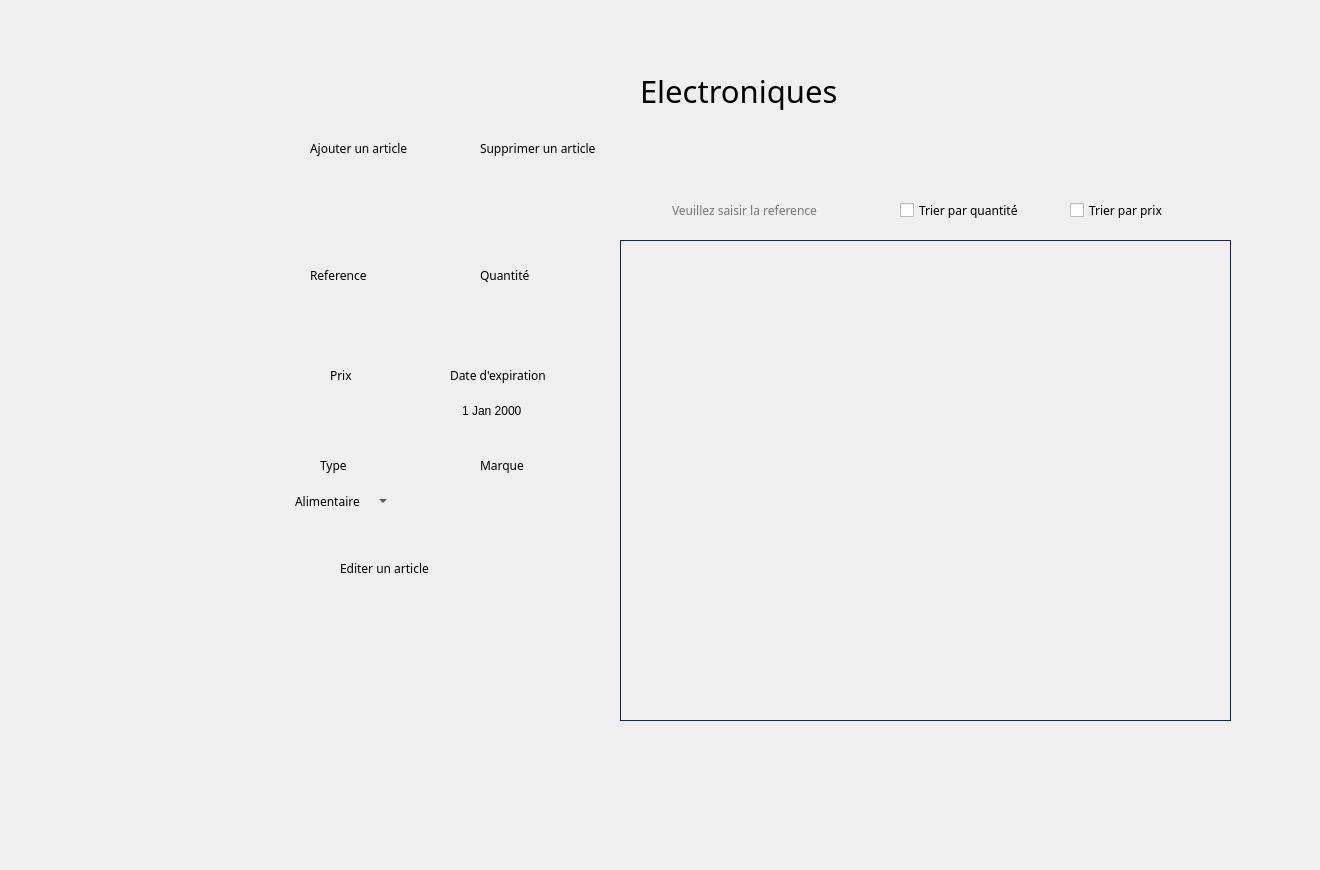
    <widget class="QWidget" name="page_5">
     <widget class="QLabel" name="label_344">
      <property name="geometry">
       <rect>
        <x>480</x>
        <y>260</y>
        <width>91</width>
        <height>31</height>
       </rect>
      </property>
      <property name="font">
       <font>
        <family>Montserrat Alternates Medium</family>
       </font>
      </property>
      <property name="text">
       <string>Quantité</string>
      </property>
     </widget>
     <widget class="QTableView" name="tableView_15">
      <property name="geometry">
       <rect>
        <x>620</x>
        <y>240</y>
        <width>611</width>
        <height>481</height>
       </rect>
      </property>
      <property name="styleSheet">
       <string notr="true">QTableView{
	background-color: transparent;
	gridline-color: #606060;
	color: #000000;
	alternate-background-color: #b5b5b1;
	border : 1px solid #1c2340;
	qproperty-defaultAlignment: AlignHCenter;
}
QTableView::item:focus
{
  	background-color: #939393;
	font-weight: 500;
}
QTableView::item
{
   text-align: center;
qproperty-defaultAlignment: AlignHCenter;
}

QHeaderView {
	background-color: #6ac6ad;
	qproperty-defaultAlignment: AlignHCenter;
 }
QHeaderView::section {
                     spacing: 10px;
                     background-color: #6ac6ad;
                     color: #757575;
                     margin: 1px;
					 border: 0;
                     text-align: center;
                     font-family: arial;
                     font-size: 12px;
 }

QTableView QTableCornerButton::section {
    background-color: #6ac6ad;
}</string>
      </property>
     </widget>
     <widget class="QLabel" name="label_345">
      <property name="geometry">
       <rect>
        <x>280</x>
        <y>280</y>
        <width>131</width>
        <height>61</height>
       </rect>
      </property>
      <property name="text">
       <string/>
      </property>
      <property name="pixmap">
       <pixmap>../../Downloads/saisir.png</pixmap>
      </property>
      <property name="scaledContents">
       <bool>true</bool>
      </property>
     </widget>
     <widget class="QCheckBox" name="prix_6">
      <property name="geometry">
       <rect>
        <x>1070</x>
        <y>200</y>
        <width>141</width>
        <height>20</height>
       </rect>
      </property>
      <property name="font">
       <font>
        <family>Montserrat Alternates</family>
       </font>
      </property>
      <property name="text">
       <string>Trier par prix</string>
      </property>
     </widget>
     <widget class="QLabel" name="label_346">
      <property name="geometry">
       <rect>
        <x>450</x>
        <y>360</y>
        <width>131</width>
        <height>31</height>
       </rect>
      </property>
      <property name="font">
       <font>
        <family>Montserrat Alternates Medium</family>
       </font>
      </property>
      <property name="text">
       <string>Date d'expiration</string>
      </property>
     </widget>
     <widget class="QLabel" name="label_347">
      <property name="geometry">
       <rect>
        <x>440</x>
        <y>470</y>
        <width>151</width>
        <height>61</height>
       </rect>
      </property>
      <property name="text">
       <string/>
      </property>
      <property name="pixmap">
       <pixmap>../../Downloads/saisir.png</pixmap>
      </property>
      <property name="scaledContents">
       <bool>true</bool>
      </property>
     </widget>
     <widget class="QLineEdit" name="lineEdit_3">
      <property name="geometry">
       <rect>
        <x>670</x>
        <y>195</y>
        <width>201</width>
        <height>31</height>
       </rect>
      </property>
      <property name="font">
       <font>
        <family>Montserrat Alternates</family>
       </font>
      </property>
      <property name="styleSheet">
       <string notr="true">QLineEdit {background:transparent;
border: transparent;}</string>
      </property>
      <property name="alignment">
       <set>Qt::AlignJustify|Qt::AlignVCenter</set>
      </property>
      <property name="placeholderText">
       <string>Veuillez saisir la reference</string>
      </property>
     </widget>
     <widget class="QLineEdit" name="reff_5">
      <property name="geometry">
       <rect>
        <x>300</x>
        <y>300</y>
        <width>91</width>
        <height>22</height>
       </rect>
      </property>
      <property name="styleSheet">
       <string notr="true">QLineEdit { background-color: transparent;
border: transparent;}</string>
      </property>
     </widget>
     <widget class="QLineEdit" name="modifMarque_8">
      <property name="geometry">
       <rect>
        <x>460</x>
        <y>490</y>
        <width>121</width>
        <height>22</height>
       </rect>
      </property>
      <property name="styleSheet">
       <string notr="true">QLineEdit { background-color: transparent;
border: transparent;}</string>
      </property>
     </widget>
     <widget class="QLabel" name="label_348">
      <property name="geometry">
       <rect>
        <x>-20</x>
        <y>-30</y>
        <width>1311</width>
        <height>861</height>
       </rect>
      </property>
      <property name="text">
       <string/>
      </property>
      <property name="pixmap">
       <pixmap>../../Desktop/anglais/projet c++ design/bg2.png</pixmap>
      </property>
      <property name="scaledContents">
       <bool>true</bool>
      </property>
     </widget>
     <widget class="QLabel" name="label_349">
      <property name="geometry">
       <rect>
        <x>440</x>
        <y>380</y>
        <width>151</width>
        <height>61</height>
       </rect>
      </property>
      <property name="text">
       <string/>
      </property>
      <property name="pixmap">
       <pixmap>../../Downloads/saisir.png</pixmap>
      </property>
      <property name="scaledContents">
       <bool>true</bool>
      </property>
     </widget>
     <widget class="QPushButton" name="modiffff_5">
      <property name="geometry">
       <rect>
        <x>440</x>
        <y>550</y>
        <width>61</width>
        <height>31</height>
       </rect>
      </property>
      <property name="styleSheet">
       <string notr="true">QPushButton {
	font-weight: 500;
	text-align: center;
    vertical-align: middle;
	background-color: transparent;
	padding: 5px 15px 15px 20px;
    color: #fff;
	font-size: 11px;
	border : 0;
	border-right: 3px solid transparent;
 	background-position: center top;
    background-repeat: no-repeat;
    background-origin: content;
    background-image: url(&quot;C:/Users/hp/Desktop/anglais/projet c++ design/edit1.png&quot;);
}

QPushButton:hover {
	color: #ffffff;
	font-weight: 500;
	background-image: url(&quot;C:/Users/hp/Desktop/anglais/projet c++ design/edit2.png&quot;);
}</string>
      </property>
      <property name="text">
       <string/>
      </property>
      <property name="default">
       <bool>true</bool>
      </property>
     </widget>
     <widget class="QPushButton" name="pushButton_118">
      <property name="geometry">
       <rect>
        <x>0</x>
        <y>710</y>
        <width>121</width>
        <height>61</height>
       </rect>
      </property>
      <property name="styleSheet">
       <string notr="true">QPushButton {
	font-weight: 500;
	text-align: center;
    vertical-align: middle;
	background-color: transparent;
	padding: 5px 15px 15px 20px;
    color: #fff;
	font-size: 11px;
	border : 0;
	border-right: 3px solid transparent;
 	background-position: center top;
    background-repeat: no-repeat;
    background-origin: content;
    background-image: url(&quot;C:/Users/hp/Desktop/anglais/projet c++ design/return1.png&quot;);
}

QPushButton:hover {
	color: #ffffff;
	font-weight: 500;
	background-image: url(&quot;C:/Users/hp/Desktop/anglais/projet c++ design/return2.png&quot;);
}</string>
      </property>
      <property name="text">
       <string/>
      </property>
     </widget>
     <widget class="QLabel" name="label_350">
      <property name="geometry">
       <rect>
        <x>480</x>
        <y>450</y>
        <width>91</width>
        <height>31</height>
       </rect>
      </property>
      <property name="font">
       <font>
        <family>Montserrat Alternates Medium</family>
       </font>
      </property>
      <property name="text">
       <string>Marque</string>
      </property>
     </widget>
     <widget class="QLabel" name="label_351">
      <property name="geometry">
       <rect>
        <x>310</x>
        <y>140</y>
        <width>141</width>
        <height>16</height>
       </rect>
      </property>
      <property name="font">
       <font>
        <family>Montserrat Alternates</family>
       </font>
      </property>
      <property name="text">
       <string>Ajouter un article</string>
      </property>
     </widget>
     <widget class="QPushButton" name="pushButton_ajout_5">
      <property name="geometry">
       <rect>
        <x>260</x>
        <y>130</y>
        <width>61</width>
        <height>41</height>
       </rect>
      </property>
      <property name="styleSheet">
       <string notr="true">QPushButton {
	font-weight: 500;
	text-align: center;
    vertical-align: middle;
	background-color: transparent;
	padding: 5px 15px 15px 20px;
    color: #fff;
	font-size: 11px;
	border : 0;
	border-right: 3px solid transparent;
 	background-position: center top;
    background-repeat: no-repeat;
    background-origin: content;
    background-image: url(&quot;C:/Users/hp/Desktop/anglais/projet c++ design/ajouter1.png&quot;);
}

QPushButton:hover {
	color: #ffffff;
	font-weight: 500;
	background-image: url(&quot;C:/Users/hp/Desktop/anglais/projet c++ design/ajouter2.png&quot;);
}</string>
      </property>
      <property name="text">
       <string/>
      </property>
      <property name="flat">
       <bool>true</bool>
      </property>
     </widget>
     <widget class="QPushButton" name="suprimmm_5">
      <property name="geometry">
       <rect>
        <x>400</x>
        <y>130</y>
        <width>121</width>
        <height>41</height>
       </rect>
      </property>
      <property name="styleSheet">
       <string notr="true">QPushButton {
	font-weight: 500;
	text-align: center;
    vertical-align: middle;
	background-color: transparent;
	padding: 5px 15px 15px 20px;
    color: #fff;
	font-size: 11px;
	border : 0;
	border-right: 3px solid transparent;
 	background-position: center top;
    background-repeat: no-repeat;
    background-origin: content;
    background-image: url(&quot;C:/Users/hp/Desktop/anglais/projet c++ design/minus1.png&quot;);
}

QPushButton:hover {
	color: #ffffff;
	font-weight: 500;
	background-image: url(&quot;C:/Users/hp/Desktop/anglais/projet c++ design/minus2.png&quot;);
}</string>
      </property>
      <property name="text">
       <string/>
      </property>
      <property name="autoDefault">
       <bool>false</bool>
      </property>
      <property name="default">
       <bool>true</bool>
      </property>
      <property name="flat">
       <bool>false</bool>
      </property>
     </widget>
     <widget class="QLabel" name="label_352">
      <property name="geometry">
       <rect>
        <x>280</x>
        <y>470</y>
        <width>131</width>
        <height>61</height>
       </rect>
      </property>
      <property name="text">
       <string/>
      </property>
      <property name="pixmap">
       <pixmap>../../Downloads/saisir.png</pixmap>
      </property>
      <property name="scaledContents">
       <bool>true</bool>
      </property>
     </widget>
     <widget class="QLabel" name="label_353">
      <property name="geometry">
       <rect>
        <x>280</x>
        <y>380</y>
        <width>131</width>
        <height>61</height>
       </rect>
      </property>
      <property name="text">
       <string/>
      </property>
      <property name="pixmap">
       <pixmap>../../Downloads/saisir.png</pixmap>
      </property>
      <property name="scaledContents">
       <bool>true</bool>
      </property>
     </widget>
     <widget class="QLineEdit" name="modifPrix_8">
      <property name="geometry">
       <rect>
        <x>290</x>
        <y>400</y>
        <width>111</width>
        <height>22</height>
       </rect>
      </property>
      <property name="styleSheet">
       <string notr="true">QLineEdit { background-color: transparent;
border: transparent;}</string>
      </property>
     </widget>
     <widget class="QLabel" name="label_354">
      <property name="geometry">
       <rect>
        <x>480</x>
        <y>140</y>
        <width>141</width>
        <height>16</height>
       </rect>
      </property>
      <property name="font">
       <font>
        <family>Montserrat Alternates</family>
       </font>
      </property>
      <property name="text">
       <string>Supprimer un article</string>
      </property>
     </widget>
     <widget class="QLabel" name="label_355">
      <property name="geometry">
       <rect>
        <x>340</x>
        <y>560</y>
        <width>141</width>
        <height>16</height>
       </rect>
      </property>
      <property name="font">
       <font>
        <family>Montserrat Alternates</family>
       </font>
      </property>
      <property name="text">
       <string>Editer un article</string>
      </property>
     </widget>
     <widget class="QCheckBox" name="quant_6">
      <property name="geometry">
       <rect>
        <x>900</x>
        <y>200</y>
        <width>171</width>
        <height>20</height>
       </rect>
      </property>
      <property name="font">
       <font>
        <family>Montserrat Alternates</family>
       </font>
      </property>
      <property name="text">
       <string>Trier par quantité</string>
      </property>
     </widget>
     <widget class="QComboBox" name="modifType_8">
      <property name="geometry">
       <rect>
        <x>290</x>
        <y>490</y>
        <width>101</width>
        <height>22</height>
       </rect>
      </property>
      <property name="font">
       <font>
        <family>Montserrat Alternates</family>
       </font>
      </property>
      <property name="styleSheet">
       <string notr="true">QComboBox { background-color: transparent;
border: transparent;}</string>
      </property>
      <item>
       <property name="text">
        <string>Alimentaire</string>
       </property>
      </item>
      <item>
       <property name="text">
        <string>Congele</string>
       </property>
      </item>
      <item>
       <property name="text">
        <string>Electronique</string>
       </property>
      </item>
     </widget>
     <widget class="QLabel" name="label_356">
      <property name="geometry">
       <rect>
        <x>440</x>
        <y>280</y>
        <width>151</width>
        <height>61</height>
       </rect>
      </property>
      <property name="text">
       <string/>
      </property>
      <property name="pixmap">
       <pixmap>../../Downloads/saisir.png</pixmap>
      </property>
      <property name="scaledContents">
       <bool>true</bool>
      </property>
     </widget>
     <widget class="QLabel" name="label_357">
      <property name="geometry">
       <rect>
        <x>640</x>
        <y>50</y>
        <width>301</width>
        <height>81</height>
       </rect>
      </property>
      <property name="font">
       <font>
        <family>Montserrat Alternates</family>
        <pointsize>23</pointsize>
       </font>
      </property>
      <property name="text">
       <string>Electroniques</string>
      </property>
     </widget>
     <widget class="QDateEdit" name="modifDate_11">
      <property name="geometry">
       <rect>
        <x>460</x>
        <y>400</y>
        <width>121</width>
        <height>21</height>
       </rect>
      </property>
      <property name="styleSheet">
       <string notr="true">QDateEdit{ background-color: transparent;
border: transparent;}</string>
      </property>
     </widget>
     <widget class="QPushButton" name="pushButton_119">
      <property name="geometry">
       <rect>
        <x>30</x>
        <y>260</y>
        <width>231</width>
        <height>61</height>
       </rect>
      </property>
      <property name="styleSheet">
       <string notr="true">QPushButton {
	font-weight: 500;
	text-align: center;
    vertical-align: middle;
	background-color: transparent;
	padding: 5px 15px 15px 20px;
    color: #fff;
	font-size: 11px;
	border : 0;
	border-right: 3px solid transparent;
 	background-position: center top;
    background-repeat: no-repeat;
    background-origin: content;
    background-image: url(&quot;C:/Users/hp/Desktop/anglais/projet c++ design/pie1.png&quot;);
}

QPushButton:hover {
	color: #ffffff;
	font-weight: 500;
	background-image: url(&quot;C:/Users/hp/Desktop/anglais/projet c++ design/pie2.png&quot;);
}</string>
      </property>
      <property name="text">
       <string/>
      </property>
     </widget>
     <widget class="QLabel" name="label_358">
      <property name="geometry">
       <rect>
        <x>320</x>
        <y>450</y>
        <width>91</width>
        <height>31</height>
       </rect>
      </property>
      <property name="font">
       <font>
        <family>Montserrat Alternates Medium</family>
       </font>
      </property>
      <property name="text">
       <string>Type</string>
      </property>
     </widget>
     <widget class="QPushButton" name="pushButton_120">
      <property name="geometry">
       <rect>
        <x>100</x>
        <y>360</y>
        <width>91</width>
        <height>61</height>
       </rect>
      </property>
      <property name="styleSheet">
       <string notr="true">QPushButton {
	font-weight: 500;
	text-align: center;
    vertical-align: middle;
	background-color: transparent;
	padding: 5px 15px 15px 20px;
    color: #fff;
	font-size: 11px;
	border : 0;
	border-right: 3px solid transparent;
 	background-position: center top;
    background-repeat: no-repeat;
    background-origin: content;
    background-image: url(&quot;C:/Users/hp/Desktop/anglais/projet c++ design/gestion1.png&quot;);
}

QPushButton:hover {
	color: #ffffff;
	font-weight: 500;
	background-image: url(&quot;C:/Users/hp/Desktop/anglais/projet c++ design/gestion2.png&quot;);
}</string>
      </property>
      <property name="text">
       <string/>
      </property>
     </widget>
     <widget class="QLabel" name="label_359">
      <property name="geometry">
       <rect>
        <x>330</x>
        <y>360</y>
        <width>91</width>
        <height>31</height>
       </rect>
      </property>
      <property name="font">
       <font>
        <family>Montserrat Alternates Medium</family>
       </font>
      </property>
      <property name="text">
       <string>Prix</string>
      </property>
     </widget>
     <widget class="QLineEdit" name="modifQuant_8">
      <property name="geometry">
       <rect>
        <x>450</x>
        <y>300</y>
        <width>121</width>
        <height>22</height>
       </rect>
      </property>
      <property name="styleSheet">
       <string notr="true">QLineEdit { background-color: transparent;
border: transparent;}</string>
      </property>
     </widget>
     <widget class="QLabel" name="label_360">
      <property name="geometry">
       <rect>
        <x>310</x>
        <y>260</y>
        <width>91</width>
        <height>31</height>
       </rect>
      </property>
      <property name="font">
       <font>
        <family>Montserrat Alternates Medium</family>
       </font>
      </property>
      <property name="text">
       <string>Reference </string>
      </property>
     </widget>
     <widget class="QPushButton" name="pushButton_12111">
      <property name="geometry">
       <rect>
        <x>1170</x>
        <y>190</y>
        <width>71</width>
        <height>31</height>
       </rect>
      </property>
      <property name="styleSheet">
       <string notr="true">QPushButton {
	font-weight: 500;
	text-align: center;
    vertical-align: middle;
	background-color: transparent;
	padding: 5px 15px 15px 20px;
    color: #fff;
	font-size: 11px;
	border : 0;
	border-right: 3px solid transparent;
 	background-position: center top;
    background-repeat: no-repeat;
    background-origin: content;
    background-image: url(&quot;C:/Users/hp/Desktop/anglais/projet c++ design/ok1.png&quot;);
}

QPushButton:hover {
	color: #ffffff;
	font-weight: 500;
	background-image: url(&quot;C:/Users/hp/Desktop/anglais/projet c++ design/ok2.png&quot;);
}</string>
      </property>
      <property name="text">
       <string/>
      </property>
      <property name="default">
       <bool>true</bool>
      </property>
     </widget>
     <widget class="QLabel" name="label_13">
      <property name="geometry">
       <rect>
        <x>610</x>
        <y>170</y>
        <width>271</width>
        <height>81</height>
       </rect>
      </property>
      <property name="text">
       <string/>
      </property>
      <property name="pixmap">
       <pixmap>../../Downloads/search.png</pixmap>
      </property>
      <property name="scaledContents">
       <bool>true</bool>
      </property>
     </widget>
     <zorder>label_348</zorder>
     <zorder>label_344</zorder>
     <zorder>tableView_15</zorder>
     <zorder>label_345</zorder>
     <zorder>prix_6</zorder>
     <zorder>label_346</zorder>
     <zorder>label_347</zorder>
     <zorder>reff_5</zorder>
     <zorder>modifMarque_8</zorder>
     <zorder>label_349</zorder>
     <zorder>modiffff_5</zorder>
     <zorder>pushButton_118</zorder>
     <zorder>label_350</zorder>
     <zorder>label_351</zorder>
     <zorder>pushButton_ajout_5</zorder>
     <zorder>suprimmm_5</zorder>
     <zorder>label_352</zorder>
     <zorder>label_353</zorder>
     <zorder>modifPrix_8</zorder>
     <zorder>label_354</zorder>
     <zorder>label_355</zorder>
     <zorder>quant_6</zorder>
     <zorder>modifType_8</zorder>
     <zorder>label_356</zorder>
     <zorder>label_357</zorder>
     <zorder>modifDate_11</zorder>
     <zorder>pushButton_119</zorder>
     <zorder>label_358</zorder>
     <zorder>pushButton_120</zorder>
     <zorder>label_359</zorder>
     <zorder>modifQuant_8</zorder>
     <zorder>label_360</zorder>
     <zorder>pushButton_12111</zorder>
     <zorder>label_13</zorder>
     <zorder>lineEdit_3</zorder>
    </widget>
